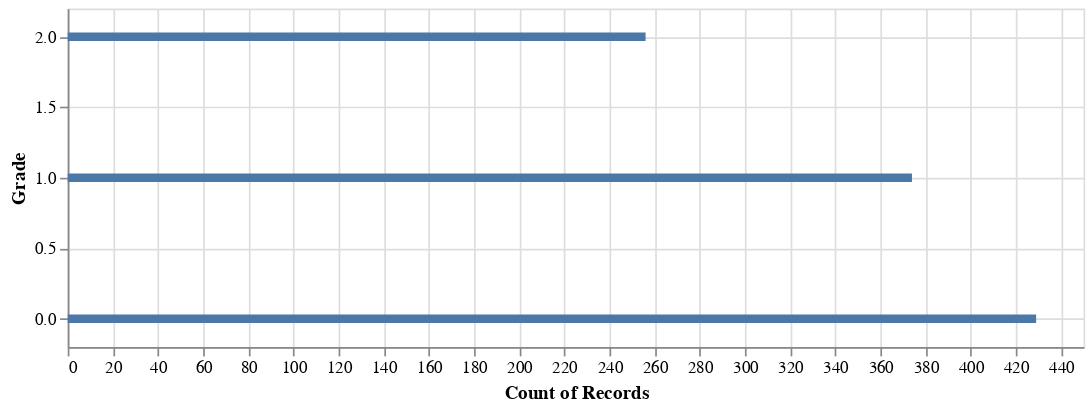

This figure's notebook cell:
### Markdown cell above
### 3. Data Visualizations

### Code cell
chart_grade_count = alt.Chart(milk_data).mark_bar().encode(
    x=alt.X('count()'),
    y=alt.Y('Grade', sort='x')
).properties(
    height=200,
    width=600
)
chart_grade_count

### Figure 1 — Vega-Lite specification as saved in the notebook (floating-point values rounded to 4 significant figures; data arrays with more than 128 entries replaced by an {"elided": "..."} marker saying what was removed)
{"config": {"view": {"continuousWidth": 300, "continuousHeight": 300}}, "data": {"name": "data-637784874b857f7f1e42374e5d8cebd0"}, "mark": {"type": "bar"}, "encoding": {"x": {"aggregate": "count", "type": "quantitative"}, "y": {"field": "Grade", "sort": "x", "type": "quantitative"}}, "height": 200, "width": 600, "$schema": "https://vega.github.io/schema/vega-lite/v5.16.3.json", "datasets": {"data-637784874b857f7f1e42374e5d8cebd0": {"elided": "1059 records"}}}
